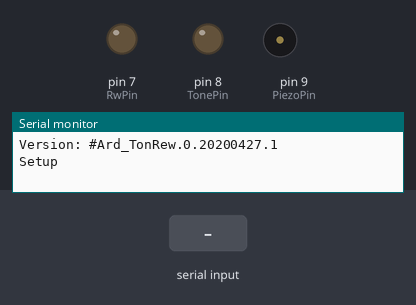
Bench run of a sketch on a simulated Arduino Uno, built with avr-gcc and run on an emulated ATmega328P. On the bench: output pins drawn as LEDs (lit = HIGH), buzzer (waves = sounding), the last lines printed to the serial monitor. The inputs (shaded band) are chosen by the test bench. Random numbers use the default seed unless the sketch sets one.

Above: at 1.2 s.
1.3 s: "Start\n" received over Serial
At 1.42 s:
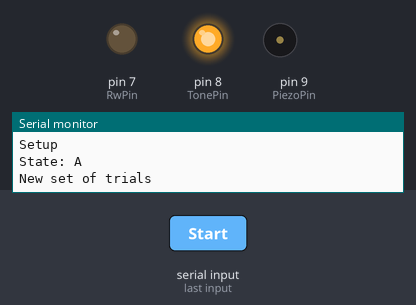
At 4.1 s:
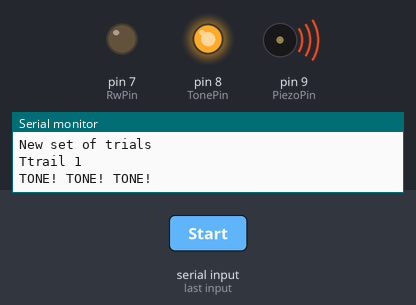
Timing chart, 0 to 21.3 s (numbered marks = the images above; inputs shaded):
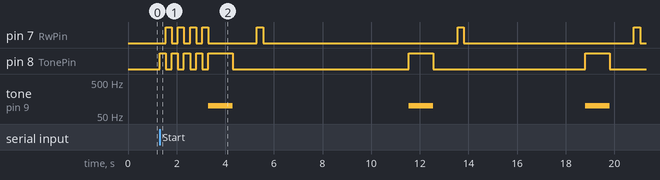

The sketch:

ToneRewTrial01.ino
```cpp
#include "global_variables.h"

String version = "#Ard_TonRew.0.20200427.1";
/// No Python communication
String versionPyt = "";

void setup() {
  Serial.begin(115200);
  if(Serial.available()>0){
    versionPyt = Serial.readStringUntil('\n');
  }
  Serial.print("Version: "); Serial.println(version);
  Serial.println("Setup");
  pinMode(TonePin,OUTPUT);
  pinMode(RwPin,OUTPUT);
  randomSeed(analogRead(0));
}

void loop() {
  if(state=='A'){
    Serial.println("\nNew set of trials");
    for(int i=0;i<4;i++){
      //tone(PiezoPin,40,250);
      digitalWrite(TonePin,HIGH);
      delay(250);
      digitalWrite(TonePin,LOW);
      digitalWrite(RwPin,HIGH);
      delay(250);
      digitalWrite(RwPin,LOW);
    }
    zTime = millis();
    aTime = 0;
    state = 'B';
    aT = 0;
    bTT = true;
  }
  else if(state=='B'){
    doTrial();
  }
  else if(state=='C'){
    Serial.println("End of the training\n\n");
    TF = 200;
    state = 'D';
    }
  else if(state=='D'){
    if(Serial.available()>0){
      //Serial.println(Serial.readStringUntil('\n'));
      if(Serial.readStringUntil('\n')=="Start"){
        state = 'A';
        Serial.print("State: ");
        Serial.println(state);
        /*bg = false;
        bRwT = false;
        biT = false;
        newT = false;*/
      }
    }
  }
}

void doTrial(){
  if(Timer(aTime,TT,bTT))       Tone();
  if(Timer(aTime,g,bg))         gap();
  if(Timer(aTime,RwT,bRwT))     Reward();
  if(Timer(aTime,iT*1000,biT))  interTrials();
  if(Timer(aTime,0,newT))       newTrial();
}
```

functions.ino
```cpp
bool Timer(unsigned long& start,int wait,bool first){
  if(millis()-zTime>start && first){
    start += wait;
    return true;
  }
  else {
    return false;
  }
}

void Tone(){
  Serial.print("Ttrail ");
  Serial.println(aT+1);
  digitalWrite(TonePin,HIGH);
  tone(PiezoPin,TF,TT);
  Serial.println("TONE! TONE! TONE!");
  bTT = false;
  bg = true;
}

void gap(){
  digitalWrite(TonePin,LOW);
  Serial.println("------------------------");
  bg = false;
  bRwT = true;
}

void Reward(){
  digitalWrite(RwPin,HIGH);
  Serial.println("Reward!!!!!!!!!!!!!");
  bRwT = false;
  biT = true;
}

void interTrials(){
  digitalWrite(RwPin,LOW);
  randT = random(-dif,dif+1)*1000;
  aTime += randT;
  Serial.print("InterTrail time: ");
  Serial.print((randT+iT*1000)/1000);
  biT = false;
  newT = true;
  Serial.println("s\tSilence!!!");
}

void newTrial(){
  aT += 1;
  newT = false;
  bTT = true;
  zTime = millis();
  aTime = 0;
  if(aT==nT) state = 'C';
}
```

global_variables.h
```cpp
/*
	global_variable.h - Library for TonRewTrial
	Created by Gaspar J. Schliszka
*/

//---Pin variables------------------
const int  TonePin = 8; //RED
const int    RwPin = 7; //GREEN
const int PiezoPin = 9; //buzzer

//---Initial state------------------
char state = 'D';

//---Timer variables----------------
unsigned long  zTime = 0;   //start time of training ~zeroTime (in ms)
unsigned long  aTime = 0;   //actualTime in doTrail()
int  randT = 0;   //iT+random(-dif,dif+1)
int     aT = 0;   //number of actualTrial

//---Additional timer variabels-----
bool  bTT = false;
bool   bg = false;
bool bRwT = false;
bool  biT = false;
bool newT = false;

//---Parameters of the Trials-------
int  TF = 100;    //ToneFrequency
int  TT = 1000;   //ToneTime
int   g = 1000;   //gap
int RwT = 250;    //RewardTime
int  iT = 5;      //time interTrials (in s)
int dif = 1;      //diffusion factor for random iT component
int  nT = 3;      //number of Trials
```

Measured:
- after the input at 1.3 s, pin 7 (RwPin): LOW → HIGH after 0.25 s, → LOW 0.25 s later, → HIGH 0.25 s later, → LOW 0.25 s later, … (14 changes in this stretch); pin 8 (TonePin): goes 4 × (HIGH 0.25 s, LOW 0.25 s), HIGH 1.0 s, LOW 7.3 s, HIGH 1.0 s, LOW 6.3 s, HIGH 1.0 s, then LOW, starting at once
